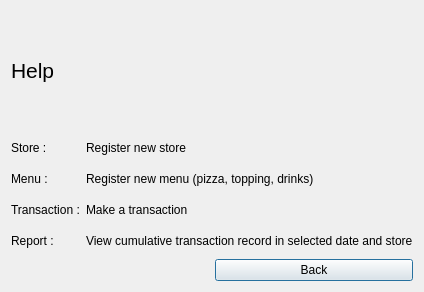
<?xml version="1.0" encoding="UTF-8"?>
<ui version="4.0">
 <class>Dialog</class>
 <widget class="QDialog" name="Dialog">
  <property name="geometry">
   <rect>
    <x>0</x>
    <y>0</y>
    <width>411</width>
    <height>292</height>
   </rect>
  </property>
  <property name="windowTitle">
   <string>Dialog</string>
  </property>
  <layout class="QGridLayout" name="gridLayout_2">
   <item row="0" column="0">
    <layout class="QVBoxLayout" name="verticalLayout">
     <item>
      <widget class="QLabel" name="label">
       <property name="font">
        <font>
         <pointsize>16</pointsize>
        </font>
       </property>
       <property name="text">
        <string>Help</string>
       </property>
      </widget>
     </item>
    </layout>
   </item>
   <item row="1" column="0" colspan="2">
    <layout class="QGridLayout" name="gridLayout">
     <item row="1" column="0">
      <widget class="QLabel" name="label_4">
       <property name="text">
        <string>Menu :</string>
       </property>
      </widget>
     </item>
     <item row="0" column="0">
      <widget class="QLabel" name="label_2">
       <property name="text">
        <string>Store :</string>
       </property>
      </widget>
     </item>
     <item row="0" column="1">
      <widget class="QLabel" name="label_3">
       <property name="text">
        <string>Register new store</string>
       </property>
      </widget>
     </item>
     <item row="2" column="0">
      <widget class="QLabel" name="label_6">
       <property name="text">
        <string>Transaction :</string>
       </property>
      </widget>
     </item>
     <item row="1" column="1">
      <widget class="QLabel" name="label_5">
       <property name="text">
        <string>Register new menu (pizza, topping, drinks)</string>
       </property>
      </widget>
     </item>
     <item row="2" column="1">
      <widget class="QLabel" name="label_7">
       <property name="text">
        <string>Make a transaction</string>
       </property>
      </widget>
     </item>
     <item row="3" column="0">
      <widget class="QLabel" name="label_8">
       <property name="text">
        <string>Report :</string>
       </property>
      </widget>
     </item>
     <item row="3" column="1">
      <widget class="QLabel" name="label_9">
       <property name="text">
        <string>View cumulative transaction record in selected date and store</string>
       </property>
      </widget>
     </item>
    </layout>
   </item>
   <item row="2" column="1">
    <widget class="QPushButton" name="pushButton">
     <property name="text">
      <string>Back</string>
     </property>
    </widget>
   </item>
  </layout>
 </widget>
 <resources/>
 <connections/>
</ui>
